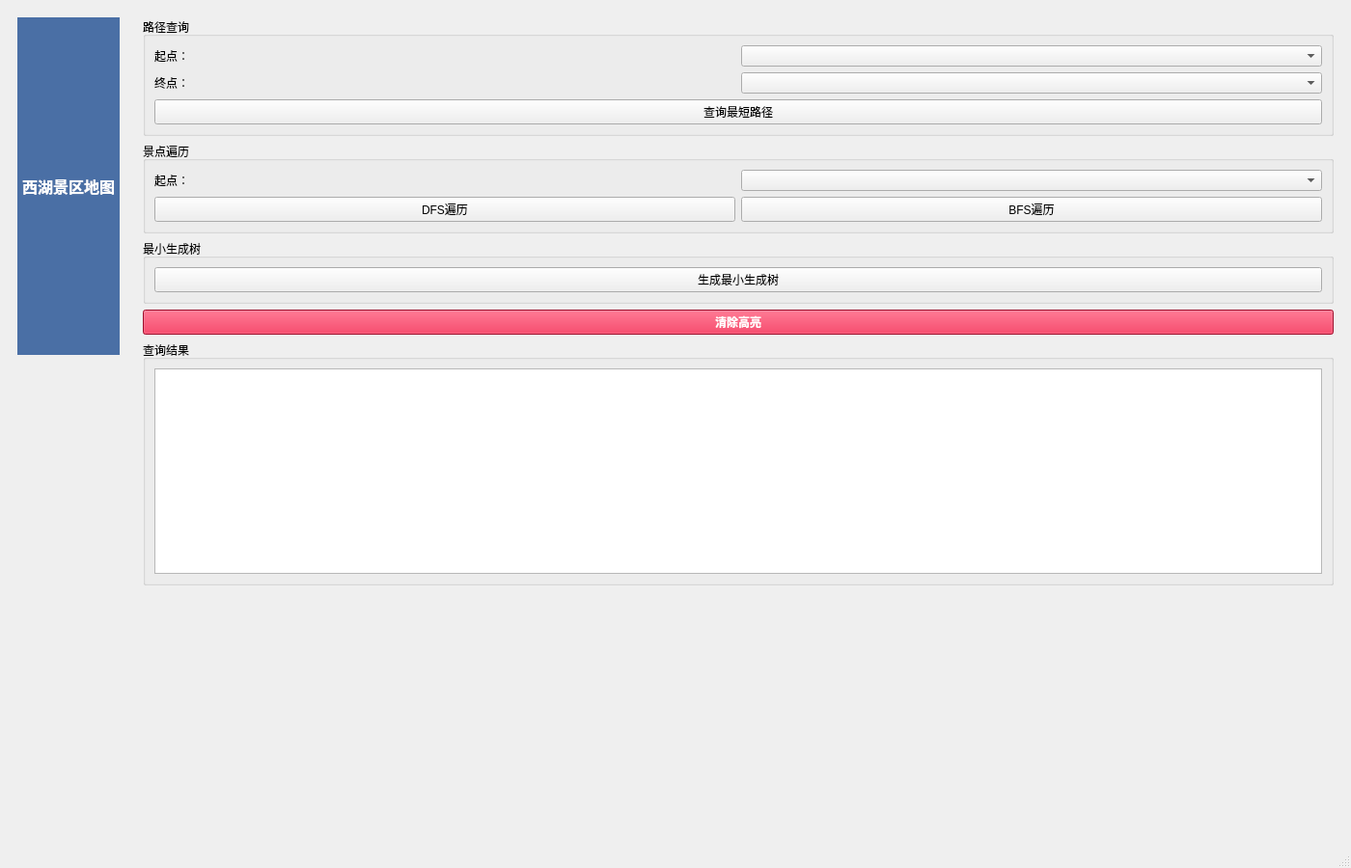
<?xml version="1.0" encoding="UTF-8"?>
<ui version="4.0">
 <class>MainWindow</class>
 <widget class="QMainWindow" name="MainWindow">
  <property name="geometry">
   <rect>
    <x>0</x>
    <y>0</y>
    <width>1400</width>
    <height>900</height>
   </rect>
  </property>
  <property name="windowTitle">
   <string>西湖景区管理系统</string>
  </property>
  <widget class="QWidget" name="centralwidget">
   <layout class="QHBoxLayout" name="horizontalLayout_Main">
    <item>
     <widget class="QWidget" name="mapContainer" native="true">
      <layout class="QVBoxLayout" name="verticalLayout_Map">
       <item>
        <widget class="QLabel" name="labelMapTitle">
         <property name="maximumSize">
          <size>
           <width>949</width>
           <height>350</height>
          </size>
         </property>
         <property name="styleSheet">
          <string notr="true">font-size: 16px; font-weight: bold; background-color: #4A6FA5; color: white; padding: 5px;</string>
         </property>
         <property name="text">
          <string>西湖景区地图</string>
         </property>
         <property name="alignment">
          <set>Qt::AlignmentFlag::AlignCenter</set>
         </property>
        </widget>
       </item>
       <item>
        <widget class="QWidget" name="mapWidget" native="true"/>
       </item>
      </layout>
     </widget>
    </item>
    <item>
     <widget class="QWidget" name="controlPanel" native="true">
      <layout class="QVBoxLayout" name="verticalLayout_Control">
       <item>
        <widget class="QGroupBox" name="groupBoxPathQuery">
         <property name="title">
          <string>路径查询</string>
         </property>
         <layout class="QGridLayout" name="gridLayout_Path">
          <item row="0" column="0">
           <widget class="QLabel" name="labelPathStart">
            <property name="text">
             <string>起点：</string>
            </property>
           </widget>
          </item>
          <item row="0" column="1">
           <widget class="QComboBox" name="comboBoxPathStart"/>
          </item>
          <item row="1" column="0">
           <widget class="QLabel" name="labelPathEnd">
            <property name="text">
             <string>终点：</string>
            </property>
           </widget>
          </item>
          <item row="1" column="1">
           <widget class="QComboBox" name="comboBoxPathEnd"/>
          </item>
          <item row="2" column="0" colspan="2">
           <widget class="QPushButton" name="pushButtonQueryPath">
            <property name="text">
             <string>查询最短路径</string>
            </property>
           </widget>
          </item>
         </layout>
        </widget>
       </item>
       <item>
        <widget class="QGroupBox" name="groupBoxTour">
         <property name="title">
          <string>景点遍历</string>
         </property>
         <layout class="QGridLayout" name="gridLayout_Tour">
          <item row="0" column="0">
           <widget class="QLabel" name="labelTourStart">
            <property name="text">
             <string>起点：</string>
            </property>
           </widget>
          </item>
          <item row="0" column="1">
           <widget class="QComboBox" name="comboBoxTourStart"/>
          </item>
          <item row="1" column="0" colspan="2">
           <layout class="QHBoxLayout" name="horizontalLayout_Tour">
            <item>
             <widget class="QPushButton" name="pushButtonDFS">
              <property name="text">
               <string>DFS遍历</string>
              </property>
             </widget>
            </item>
            <item>
             <widget class="QPushButton" name="pushButtonBFS">
              <property name="text">
               <string>BFS遍历</string>
              </property>
             </widget>
            </item>
           </layout>
          </item>
         </layout>
        </widget>
       </item>
       <item>
        <widget class="QGroupBox" name="groupBoxMST">
         <property name="title">
          <string>最小生成树</string>
         </property>
         <layout class="QVBoxLayout" name="verticalLayout_MST">
          <item>
           <widget class="QPushButton" name="pushButtonMST">
            <property name="text">
             <string>生成最小生成树</string>
            </property>
           </widget>
          </item>
         </layout>
        </widget>
       </item>
       <item>
        <widget class="QPushButton" name="pushButtonClear">
         <property name="styleSheet">
          <string notr="true">background-color: #DC143C; color: white; font-weight: bold;</string>
         </property>
         <property name="text">
          <string>清除高亮</string>
         </property>
        </widget>
       </item>
       <item>
        <widget class="QGroupBox" name="groupBoxResult">
         <property name="title">
          <string>查询结果</string>
         </property>
         <layout class="QVBoxLayout" name="verticalLayout_Result">
          <item>
           <widget class="QTextEdit" name="textEditResult">
            <property name="readOnly">
             <bool>true</bool>
            </property>
           </widget>
          </item>
         </layout>
        </widget>
       </item>
       <item>
        <spacer name="verticalSpacer">
         <property name="orientation">
          <enum>Qt::Orientation::Vertical</enum>
         </property>
         <property name="sizeHint" stdset="0">
          <size>
           <width>20</width>
           <height>40</height>
          </size>
         </property>
        </spacer>
       </item>
      </layout>
     </widget>
    </item>
   </layout>
  </widget>
  <widget class="QMenuBar" name="menubar">
   <property name="geometry">
    <rect>
     <x>0</x>
     <y>0</y>
     <width>1400</width>
     <height>25</height>
    </rect>
   </property>
  </widget>
  <widget class="QStatusBar" name="statusbar"/>
 </widget>
 <resources/>
 <connections/>
</ui>
